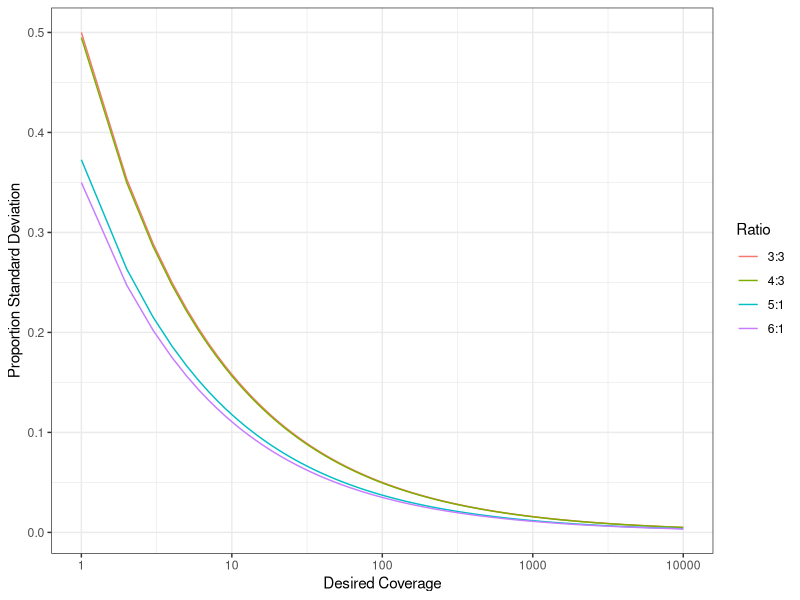

Generate this figure with R:
## ---- chunk 1
library(reshape2)
library(ggplot2)
library(stringr)
library(xtable)
sessionInfo()
## ---- chunk 2
coverage <- c(1:500,seq(from = 510, to = 10000, by = 10))
ratio_levels <- c("x6:1","x5:1","x4:3","x3:3")
power_df <- data.frame(coverage)
ratios <-c(6/7,5/6,4/7,3/6)
for(i in 1:4){
  power_cal <- sqrt((ratios[i]*(1-ratios[i])/coverage))
  power_df[,ratio_levels[i]] <- power_cal                  
}
power_dfm <- melt(power_df, id = "coverage")
power_dfm$Ratio <- str_replace(power_dfm$variable, "x","")
## ---- chunk 3
ggplot(power_dfm) + geom_line(aes(x = coverage, y = value, color = Ratio)) + scale_x_log10() + labs(x = "Desired Coverage", y = "Proportion Standard Deviation") + theme_bw()
## ---- chunk 4
pwr <- data.frame(abd_ratio = c("6:1","5:1","4:3","3:3"), ratios, sd = 1/(4*(c(7,6,7,6))))
pwr$cov <- (pwr$ratios * (1-pwr$ratios))/pwr$sd^2
colnames(pwr) <- c("Abundant Base Ratios","Abundant Base Proportions","Standard Deviation", "Desired Coverage")                                  
## ---- chunk 5
coverage_table <- xtable(pwr, caption = "Desired coverage for consensus abundant base ratios",
                         align = c("c","c","c","c","c"), digits = 3)
print.xtable(coverage_table, type = "html", caption.placement = "top", include.rownames=FALSE)
## ---- chunk 6
pwr<-function(n.copy, prob=.95){
  p<-(1:(n.copy-1))/n.copy
  N<-p
  for(i in 1:length(p)){
    n<-0;t.prob<-0
    while(t.prob<prob){
      n<-n+20
      t.prob<-pbinom(min(round((p[i]+.5/n.copy)*n),n),n,p[i])-pbinom(max(round((p[i]-.5/n.copy)*n)-1,0),n,p[i])
    }
    while(t.prob>prob){
      n<-n-1
      t.prob<-pbinom(min(round((p[i]+.5/n.copy)*n),n),n,p[i])-pbinom(max(round((p[i]-.5/n.copy)*n)-1,0),n,p[i])
    }
    N[i]<-n+1
  }
  names(N)<-paste(1:(n.copy-1),(n.copy-1):1,sep=":")
  N
}
